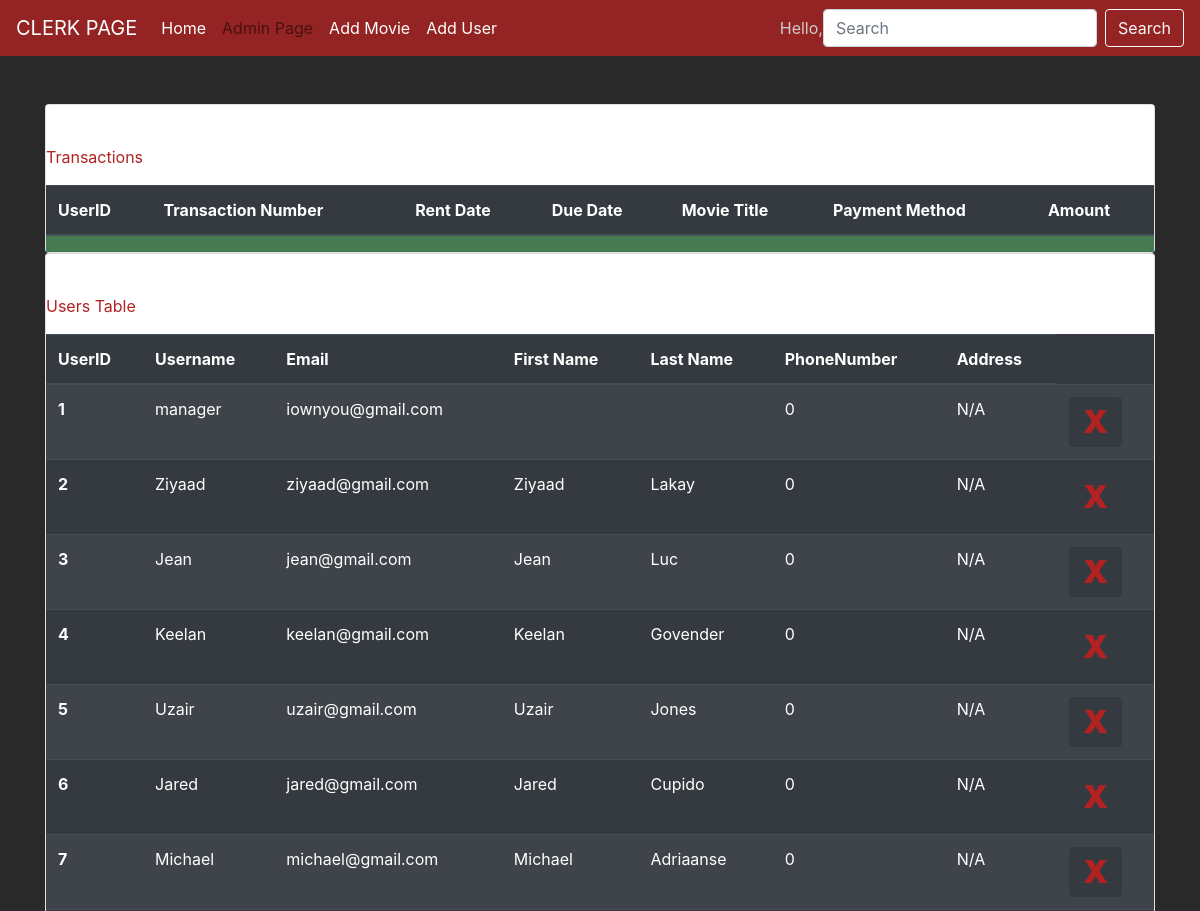
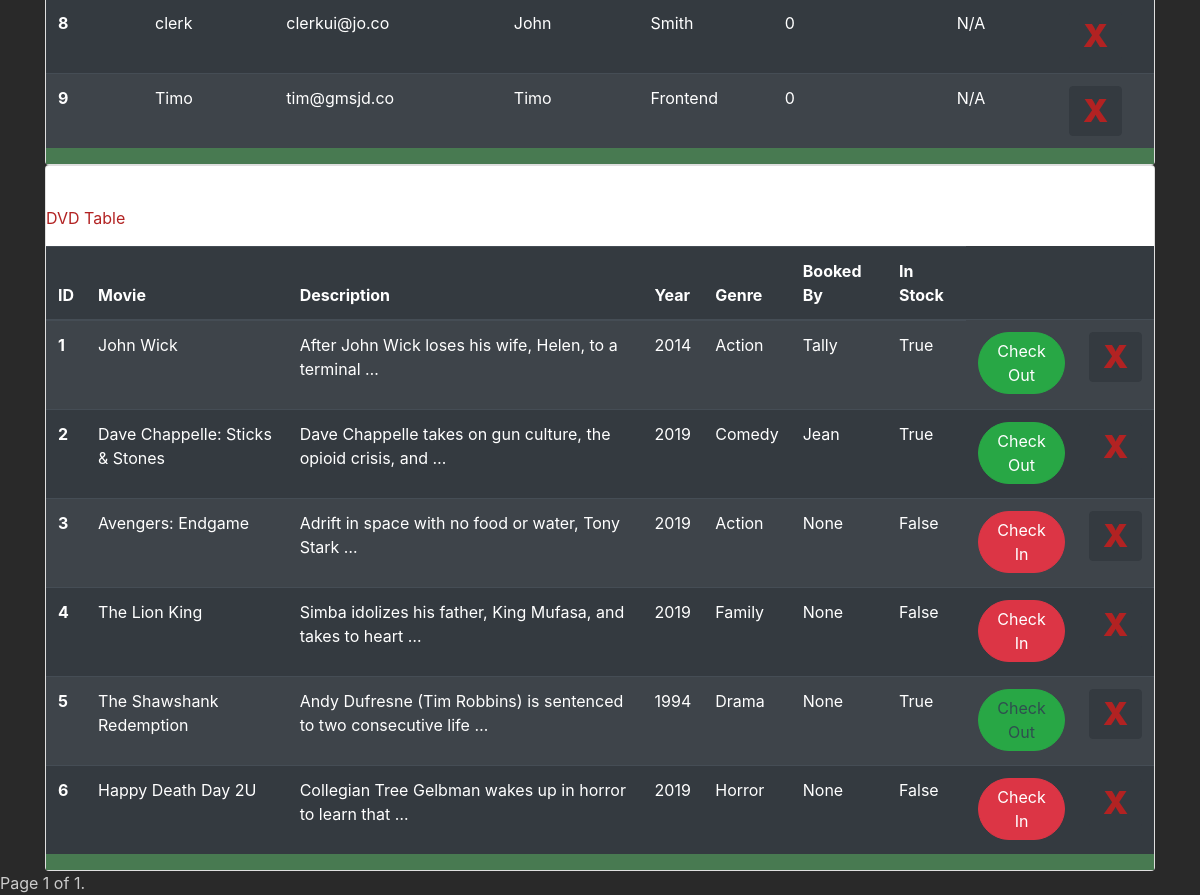
Screenshot of /clerk/ (signed in) with the database file from the repository (2 pictures, top to bottom).
### webapp/models.py (models this page shows)
class DVD(models.Model):
    Title= models.CharField(max_length=50)
    year = models.CharField(max_length=255)
    genre = models.CharField(max_length=255)
    InStock= models.BooleanField(default=True)
    Synopsis= models.TextField()
    BookingPickup = models.CharField(max_length=255)
    NumOfTimesRented= models.IntegerField(default=0)
    ImageDVD= models.ImageField(upload_to='pics')
    PriceDVD = models.IntegerField(default=0)
    NumDaysBooked = models.IntegerField(default=0)

### webapp/views.py (the view)
# urls.py: path('clerk/', views.clerk, name='clerk'),
@login_required
def clerk(request):
    dvds = DVD.objects.all() #imports dvds from database
    trans = Transaction.objects.all() #imports dvds from database
    users = User.objects.all() #imports dvds from database
    customer = Customer.objects.all() #imports dvds from database
    query = request.GET.get("query")
    if query:
        dvds = DVD.objects.filter(Q(Title__icontains=query)) #Search Function according to name
    paginator = Paginator(dvds, 6) # Show 3 dvds per page
    page = request.GET.get('page')
    dvds = paginator.get_page(page)
    form=DocumentForm()
    context_dict = { 'dvds':dvds ,'form': form, 'trans':trans, 'users':users, 'customer':customer}
    return render(request, 'clerk.html',context_dict)

### webapp/form.py
class DocumentForm(forms.ModelForm):
    class Meta:
        model = DVD
        fields = ('Title','year','genre','InStock','Synopsis','BookingPickup' ,'NumOfTimesRented','ImageDVD')

### templates/clerk.html (shortened to what this page needs)
{%load static %}
<!DOCTYPE html>
<html lang="en">
<head>
    <link rel="stylesheet" href="https://stackpath.bootstrapcdn.com/bootstrap/4.3.1/css/bootstrap.min.css">
    <link rel="stylesheet" type="text/css" href="{% static 'clerkstye.css'%}">
</head>
<body>
    <nav class="navbar navbar-expand-lg navbar-light sticky" style="background-color: rgba(178, 34, 34, 0.781);">
        <a class="navbar-brand" href="#" style="color: white" >CLERK PAGE</a>
        <div class="collapse navbar-collapse" id="navbarSupportedContent">
          <ul class="navbar-nav mr-auto">
            <li class="nav-item active">
              <a class="nav-link" href="/" style="color: white">Home <span class="sr-only">(current)</span></a>
            </li>
            <li class="nav-item" style="color: white">
              {% if user.is_superuser %}
              <a class="nav-link" href="/admin">Admin Page</a>
              {%endif%}
          </li>
            <li class="nav-item">
                {% if user.is_superuser %}
                <a class="nav-link" href="#" data-toggle="modal" data-target="#mymodal1" style="color: white">Add Movie</a>
                {%endif%}
            </li>
            <li class="nav-item ">
              {% if user.is_superuser %}
              <a class="nav-link" href="#" data-toggle="modal" data-target="#mymodal2" style="color: white">Add User</a>
              {%endif%}
            </li>
          </ul>
          <form method="GET" action="" class="form-inline my-2 my-lg-0">
              <a> Hello, {{user.first_name}}</a><br>
            <input class="form-control mr-sm-2" name ='query' type="search" placeholder="Search" aria-label="Search">
            <button class="btn btn-outline-light my-2 my-sm-0" type="submit">Search</button>
          </form>
        </div>
      </nav>
<a></a><br>
{%if not user.is_superuser %}
    <div class="container">
          <div class="card" style="table-layout: fixed;">
            <div class="card-body"></div>
                  <p class="" style="font: bold; color:firebrick">DVD Table</p>
                    <div class="table-body">
                            <table class="table table-striped table-dark">
                                    <thead>
                                      <tr>
                                        <th scope="col">ID</th>
                                        <th scope="col">Movie</th>
                                        <th scope="col">Description</th>
                                        <th scope="col">Year</th>
                                        <th scope="col">Genre</th>
                                        <th scope="col">Booked By</th>
                                        <th scope="col">In Stock</th>
                                      </tr>
                                    </thead>
                                    <tbody>
                                    {% for dvd in dvds %}
                                      <tr>
                                        <th scope="row">{{dvd.id}}</th>
                                        <td>{{dvd.Title}}</td>
                                        <td>{{dvd.Synopsis|safe|truncatewords:"10"|linebreaks}}</td>
                                        <td>{{dvd.year}}</td>
                                        <td>{{dvd.genre}}</td>
                                        <td>{{dvd.BookingPickup}}</td>
                                        <td>{{dvd.InStock}}</td>
                                        <td>
                                            {%if dvd.InStock %}
                                                  {%if not dvd.BookingPickup == 'None' %}
                                                      <button type="button" class="btn btn-success badge-pill" data-toggle="modal" data-target="#checkout{{dvd.id}}" style="float: right">Check Out</button>
                                                  {%else%}
                                                      <button type="button" class="btn btn-success badge-pill" style="pointer-events: none; color:darkslategray" data-toggle="modal" data-target="#checkout{{dvd.id}}" style="float: right">Check Out</button>
                                                  {%endif%}
                                            {%else %}
                                              <button type="button" class="btn btn-danger badge-pill" style="float: right">Check In</button>
                                            {%endif%}
                                        </td>
                                        {% if user.is_superuser %}
                                        <td><button type="button" class="btn btn-dark badge" style="color:firebrick; font-size:2rem"><strong>X</strong></button></td>
                                        {%endif%}
                                      </tr>
                                    {%endfor%}
                                    </tbody>
                                  </table>
                    </div>
            </div>
          </div>
    </div>
    {%else%}
        <div class="container">
            <div class="card" style="table-layout: fixed;">
              <div class="card-body"></div>
                    <p class="" style="font: bold; color:firebrick">Transactions</p>
                      <div class="table-body">
                              <table class="table table-striped table-dark">
                                      <thead>
                                        <tr>
                                          <th scope="col">UserID</th>
                                          <th scope="col">Transaction Number</th>
                                          <th scope="col">Rent Date</th>
                                          <th scope="col">Due Date</th>
                                          <th scope="col">Movie Title</th>
                                          <th scope="col">Payment Method</th>
                                          <th scope="col">Amount</th>
                                        </tr>
                                      </thead>
                                    </table>
                      </div>
              </div>
            </div>
      <div class="container">
          <div class="card" style="table-layout: fixed;">
            <div class="card-body"></div>
                  <p class="" style="font: bold; color:firebrick">Users Table</p>
                    <div class="table-body">
                            <table class="table table-striped table-dark">
                                    <thead>
                                      <tr>
                                        <th scope="col">UserID</th>
                                        <th scope="col">Username</th>
                                        <th scope="col">Email</th>
                                        <th scope="col">First Name</th>
                                        <th scope="col">Last Name</th>
                                        <th scope="col">PhoneNumber</th>
                                        <th scope="col">Address</th>
                                      </tr>
                                    </thead>
                                    <tbody>
                                    {% for use in users %}
                                      <tr>
                                        <th scope="row">{{use.id}}</th>
                                        <td>{{use.username}}</td>
                                        <td>{{use.email}}</td>
                                        <td>{{use.first_name}}</td>
                                        <td>{{use.last_name}}</td>
                                        <td>0</td>
                                        <td>N/A</td>
                                        {% if user.is_superuser %}
                                        <td><button type="button" class="btn btn-dark badge" style="color:firebrick; font-size:2rem"><strong>X</strong></button></td>
                                        {%endif%}
                                      </tr>
                                    {%endfor%}
                                    </tbody>
                                  </table>
                    </div>
            </div>
          </div>
    <div class="container">
        <div class="card" style="table-layout: fixed;">
          <div class="card-body"></div>
                <p class="" style="font: bold; color:firebrick">DVD Table</p>
                  <div class="table-body">
                          <table class="table table-striped table-dark">
                                  <thead>
                                    <tr>
                                      <th scope="col">ID</th>
                                      <th scope="col">Movie</th>
                                      <th scope="col">Description</th>
                                      <th scope="col">Year</th>
                                      <th scope="col">Genre</th>
                                      <th scope="col">Booked By</th>
                                      <th scope="col">In Stock</th>
                                    </tr>
                                  </thead>
                                  <tbody>
                                  {% for dvd in dvds %}
                                    <tr>
                                      <th scope="row">{{dvd.id}}</th>
                                      <td>{{dvd.Title}}</td>
                                      <td>{{dvd.Synopsis|safe|truncatewords:"10"|linebreaks}}</td>
                                      <td>{{dvd.year}}</td>
                                      <td>{{dvd.genre}}</td>
                                      <td>{{dvd.BookingPickup}}</td>
                                      <td>{{dvd.InStock}}</td>
                                      <td>
                                          {%if dvd.InStock %}
                                                {%if not dvd.BookingPickup == 'None' %}
                                                    <button type="button" class="btn btn-success badge-pill" data-toggle="modal" data-target="#checkout{{dvd.id}}" style="float: right">Check Out</button>
                                                {%else%}
                                                    <button type="button" class="btn btn-success badge-pill" style="pointer-events: none; color:darkslategray" data-toggle="modal" data-target="#checkout{{dvd.id}}" style="float: right">Check Out</button>
                                                {%endif%}
                                          {%else %}
                                            <button type="button" class="btn btn-danger badge-pill" style="float: right">Check In</button>
                                          {%endif%}
                                      </td>
                                      {% if user.is_superuser %}
                                      <td><button type="button" class="btn btn-dark badge" style="color:firebrick; font-size:2rem"><strong>X</strong></button></td>
                                      {%endif%}
                                    </tr>
                                  {%endfor%}
                                  </tbody>
                                </table>
                  </div>
          </div>
        </div>
    {%endif%}
    <div class="pagination">
        <span class="step-links">
            <span class="current">
                Page {{ dvds.number }} of {{ dvds.paginator.num_pages }}.
            </span>
        </span>
    </div>
</body>
</html>

### static/clerkstye.css (style rules this page uses)
body { padding-top: 80px; background-color: rgb(41, 41, 41); color: #CCC; }
.navbar { z-index: 9999; }
.navbar-brand { color:forestgreen; }
.sticky { position: fixed; top:0; width:100%; }
.table-body { background-color: #487A51; }

### rows the page displays
DVD: id "1", Title "John Wick", Synopsis "After John Wick loses his wife, Helen, to a terminal …", year "2014", genre "Action", BookingPickup "Tally", InStock "True"
DVD: id "2", Title "Dave Chappelle: Sticks & Stones", Synopsis "Dave Chappelle takes on gun culture, the opioid crisis, and …", year "2019", genre "Comedy", BookingPickup "Jean", InStock "True"
DVD: id "3", Title "Avengers: Endgame", Synopsis "Adrift in space with no food or water, Tony Stark …", year "2019", genre "Action", BookingPickup "None", InStock "False", shows "Check In"
DVD: id "4", Title "The Lion King", Synopsis "Simba idolizes his father, King Mufasa, and takes to heart …", year "2019", genre "Family", BookingPickup "None", InStock "False", shows "Check In"
DVD: id "5", Title "The Shawshank Redemption", Synopsis "Andy Dufresne (Tim Robbins) is sentenced to two consecutive life …", year "1994", genre "Drama", BookingPickup "None", InStock "True"
DVD: id "6", Title "Happy Death Day 2U", Synopsis "Collegian Tree Gelbman wakes up in horror to learn that …", year "2019", genre "Horror", BookingPickup "None", InStock "False", shows "Check In"

### other values shown
{{ use.id }} "1"
{{ use.username }} "manager"
{{ use.email }} "iownyou@gmail.com"
{{ use.id }} "2"
{{ use.username }} "Ziyaad"
{{ use.email }} "ziyaad@gmail.com"
{{ use.first_name }} "Ziyaad"
{{ use.last_name }} "Lakay"
{{ use.id }} "3"
{{ use.username }} "Jean"
{{ use.email }} "jean@gmail.com"
{{ use.first_name }} "Jean"
{{ use.last_name }} "Luc"
{{ use.id }} "4"
{{ use.username }} "Keelan"
